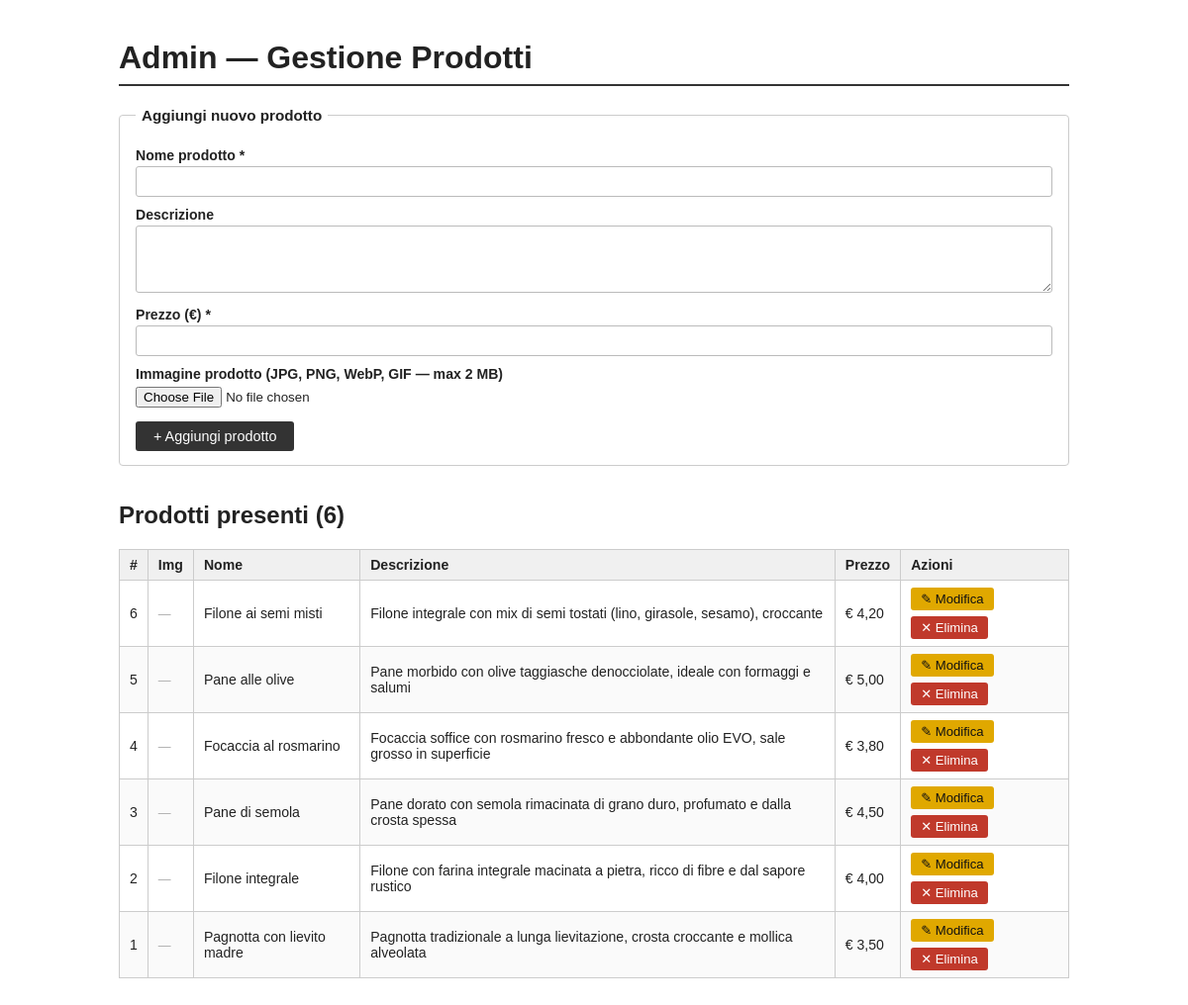
The app's page /admin/index.php (signed in) with its own data.
### tables this page shows
CREATE TABLE tProdotto (
    idProdotto INT AUTO_INCREMENT PRIMARY KEY,
    NomeProdotto VARCHAR(200) NOT NULL,
    Descrizione TEXT,
    Prezzo DECIMAL(6,2) NOT NULL,
    Immagine VARCHAR(500) DEFAULT NULL
);

### admin/index.php (the view, shortened to what this page needs)
<?php
try {
    $pdo = new PDO(
        'mysql:host=localhost;dbname=appane_zangrando;charset=utf8mb4',
        'root',
        '',
        [
            PDO::ATTR_ERRMODE            => PDO::ERRMODE_EXCEPTION,
            PDO::ATTR_DEFAULT_FETCH_MODE => PDO::FETCH_ASSOC,
        ]
    );
} catch (PDOException $e) {
    die('Errore di connessione al database.');
}
$prodottoEdit = null;
$prodotti = $pdo->query("SELECT idProdotto, NomeProdotto, Descrizione, Prezzo, Immagine FROM tProdotto ORDER BY idProdotto DESC")->fetchAll();
?>
<!DOCTYPE html>
<html lang="it">
<head>
</head>
<body>
<h1>Admin — Gestione Prodotti</h1>
<?php
$isEdit  = $prodottoEdit !== null;
$p       = $prodottoEdit ?? [];
$formTitle = $isEdit ? "Modifica prodotto #{$p['idProdotto']}" : 'Aggiungi nuovo prodotto';
?>
<form method="POST" action="" enctype="multipart/form-data">
    <fieldset>
        <legend><?= htmlspecialchars($formTitle) ?></legend>
        <label for="nome_prodotto">Nome prodotto *</label>
        <input type="text" id="nome_prodotto" name="nome_prodotto" maxlength="200" required
               value="<?= htmlspecialchars($p['NomeProdotto'] ?? '') ?>">
        <label for="descrizione">Descrizione</label>
        <textarea id="descrizione" name="descrizione" rows="3"><?= htmlspecialchars($p['Descrizione'] ?? '') ?></textarea>
        <label for="prezzo">Prezzo (€) *</label>
        <input type="number" id="prezzo" name="prezzo" step="0.01" min="0.01" max="9999.99" required
               value="<?= htmlspecialchars($p['Prezzo'] ?? '') ?>">
        <label for="immagine">
            Immagine prodotto (JPG, PNG, WebP, GIF — max 2 MB)
        </label>
        <input type="file" id="immagine" name="immagine" accept="image/jpeg,image/png,image/webp,image/gif">
        <div style="display:flex; gap:10px; align-items:center; flex-wrap:wrap">
            <button type="submit" class="btn btn-<?= $isEdit ? 'warn' : 'dark' ?>">
                <?= $isEdit ? '&#10003; Salva modifiche' : '+ Aggiungi prodotto' ?>
            </button>
        </div>
    </fieldset>
</form>
<h2>Prodotti presenti (<?= count($prodotti) ?>)</h2>
<?php if (empty($prodotti)): ?>
    <p>Nessun prodotto nel database.</p>
<?php else: ?>
    <table>
        <thead>
            <tr>
                <th>#</th>
                <th>Img</th>
                <th>Nome</th>
                <th>Descrizione</th>
                <th>Prezzo</th>
                <th>Azioni</th>
            </tr>
        </thead>
        <tbody>
            <?php foreach ($prodotti as $prod): ?>
                <tr class="<?= ($isEdit && (int)$prod['idProdotto'] === (int)$p['idProdotto']) ? 'editing' : '' ?>">
                    <td><?= (int)$prod['idProdotto'] ?></td>
                    <td>
                        <?php if ($prod['Immagine']): ?>
                            <img src="/appane-frontend/<?= htmlspecialchars($prod['Immagine']) ?>"
                                 alt="<?= htmlspecialchars($prod['NomeProdotto']) ?>"
                                 class="thumb">
                        <?php else: ?>
                            <span class="no-img">—</span>
                        <?php endif; ?>
                    </td>
                    <td><?= htmlspecialchars($prod['NomeProdotto']) ?></td>
                    <td><?= htmlspecialchars($prod['Descrizione'] ?? '') ?></td>
                    <td style="white-space:nowrap">€ <?= number_format((float)$prod['Prezzo'], 2, ',', '.') ?></td>
                    <td>
                        <div class="actions">
                            <a href="?modifica=<?= (int)$prod['idProdotto'] ?>"
                               class="btn btn-warn btn-sm">&#9998; Modifica</a>
                            <form method="POST" action="" style="margin:0"
                                  onsubmit="return confirm('Eliminare il prodotto #<?= (int)$prod['idProdotto'] ?> — <?= htmlspecialchars(addslashes($prod['NomeProdotto'])) ?>?')">
                                <button type="submit" class="btn btn-danger btn-sm">&#10005; Elimina</button>
                            </form>
                        </div>
                    </td>
                </tr>
            <?php endforeach; ?>
        </tbody>
    </table>
<?php endif; ?>
</body>
</html>

### admin/index.php (style rules this page uses)
body { font-family: sans-serif; max-width: 960px; margin: 40px auto; padding: 0 20px; color: #222; }
h1 { border-bottom: 2px solid #333; padding-bottom: 8px; }
h2 { margin-top: 36px; }
fieldset { border: 1px solid #ccc; border-radius: 4px; padding: 14px 16px; margin: 0; }
legend { font-weight: bold; padding: 0 6px; font-size: .95rem; }
label { display: block; margin-top: 10px; font-weight: bold; font-size: .88rem; }
input[type="text"], input[type="number"], textarea { width: 100%; padding: 6px 8px; box-sizing: border-box; border: 1px solid #bbb; border-radius: 3px; font-size: .95rem; margin-top: 3px; }
textarea { resize: vertical; }
input[type="file"] { margin-top: 5px; }
.btn { display: inline-block; padding: 7px 18px; border: none; border-radius: 3px; cursor: pointer; font-size: .9rem; margin-top: 14px; text-decoration: none; }
.btn-dark { background: #333; color: #fff; }
.btn-warn { background: #e0a800; color: #111; }
.btn-danger { background: #c0392b; color: #fff; }
.btn-sm { padding: 4px 10px; font-size: .82rem; margin-top: 0; }
table { width: 100%; border-collapse: collapse; margin-top: 12px; font-size: .88rem; }
th, td { border: 1px solid #ccc; padding: 7px 10px; text-align: left; vertical-align: middle; }
th { background: #f0f0f0; font-weight: bold; }
tr:nth-child(even) td { background: #fafafa; }
.no-img { color: #aaa; font-size: .8rem; }
.actions { display: flex; gap: 6px; flex-wrap: wrap; }

### records on screen
tprodotto: idProdotto "6", NomeProdotto "Filone ai semi misti", Descrizione "Filone integrale con mix di semi tostati (lino, girasole, sesamo), croccante", Prezzo "4,20"
tprodotto: idProdotto "5", NomeProdotto "Pane alle olive", Descrizione "Pane morbido con olive taggiasche denocciolate, ideale con formaggi e salumi", Prezzo "5,00"
tprodotto: idProdotto "4", NomeProdotto "Focaccia al rosmarino", Descrizione "Focaccia soffice con rosmarino fresco e abbondante olio EVO, sale grosso in superficie", Prezzo "3,80"
tprodotto: idProdotto "3", NomeProdotto "Pane di semola", Descrizione "Pane dorato con semola rimacinata di grano duro, profumato e dalla crosta spessa", Prezzo "4,50"
tprodotto: idProdotto "2", NomeProdotto "Filone integrale", Descrizione "Filone con farina integrale macinata a pietra, ricco di fibre e dal sapore rustico", Prezzo "4,00"
tprodotto: idProdotto "1", NomeProdotto "Pagnotta con lievito madre", Descrizione "Pagnotta tradizionale a lunga lievitazione, crosta croccante e mollica alveolata", Prezzo "3,50"

### other values on screen
$formTitle "Aggiungi nuovo prodotto"
count($prodotti) "6"
